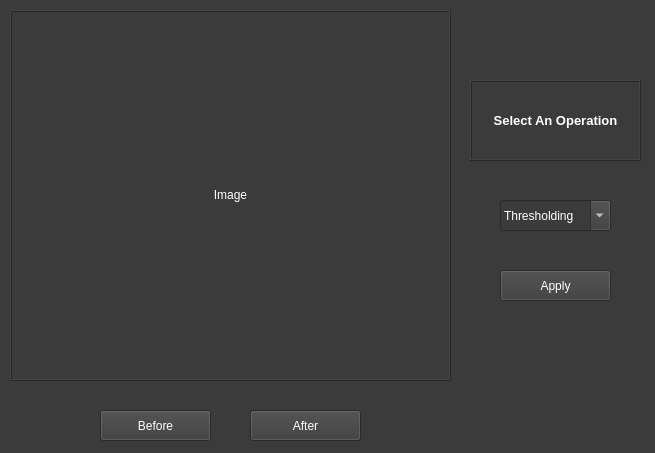
<?xml version="1.0" encoding="UTF-8"?>
<ui version="4.0">
 <class>imgsWindow</class>
 <widget class="QMainWindow" name="imgsWindow">
  <property name="geometry">
   <rect>
    <x>0</x>
    <y>0</y>
    <width>655</width>
    <height>453</height>
   </rect>
  </property>
  <property name="windowTitle">
   <string>MainWindow</string>
  </property>
  <property name="styleSheet">
   <string notr="true">background-color: rgb(59, 59, 59);</string>
  </property>
  <widget class="QWidget" name="centralwidget">
   <widget class="QLabel" name="TextLabel_2">
    <property name="geometry">
     <rect>
      <x>470</x>
      <y>80</y>
      <width>171</width>
      <height>81</height>
     </rect>
    </property>
    <property name="font">
     <font>
      <family>Arial</family>
      <pointsize>10</pointsize>
      <bold>true</bold>
     </font>
    </property>
    <property name="acceptDrops">
     <bool>false</bool>
    </property>
    <property name="frameShape">
     <enum>QFrame::Box</enum>
    </property>
    <property name="frameShadow">
     <enum>QFrame::Raised</enum>
    </property>
    <property name="text">
     <string>&lt;html&gt;&lt;head/&gt;&lt;body&gt;&lt;p&gt;&lt;span style=&quot; color:#ffffff;&quot;&gt;Select An Operation&lt;/span&gt;&lt;/p&gt;&lt;/body&gt;&lt;/html&gt;</string>
    </property>
    <property name="alignment">
     <set>Qt::AlignCenter</set>
    </property>
   </widget>
   <widget class="QLabel" name="ImageLabel_2">
    <property name="geometry">
     <rect>
      <x>10</x>
      <y>10</y>
      <width>441</width>
      <height>371</height>
     </rect>
    </property>
    <property name="frameShape">
     <enum>QFrame::Box</enum>
    </property>
    <property name="frameShadow">
     <enum>QFrame::Raised</enum>
    </property>
    <property name="lineWidth">
     <number>1</number>
    </property>
    <property name="text">
     <string>&lt;html&gt;&lt;head/&gt;&lt;body&gt;&lt;p&gt;&lt;span style=&quot; color:#ffffff;&quot;&gt;Image&lt;/span&gt;&lt;/p&gt;&lt;/body&gt;&lt;/html&gt;</string>
    </property>
    <property name="alignment">
     <set>Qt::AlignCenter</set>
    </property>
    <property name="margin">
     <number>10</number>
    </property>
   </widget>
   <widget class="QPushButton" name="ImageButton_3">
    <property name="enabled">
     <bool>true</bool>
    </property>
    <property name="geometry">
     <rect>
      <x>100</x>
      <y>410</y>
      <width>111</width>
      <height>31</height>
     </rect>
    </property>
    <property name="palette">
     <palette>
      <active>
       <colorrole role="WindowText">
        <brush brushstyle="SolidPattern">
         <color alpha="255">
          <red>255</red>
          <green>255</green>
          <blue>255</blue>
         </color>
        </brush>
       </colorrole>
       <colorrole role="Button">
        <brush brushstyle="SolidPattern">
         <color alpha="255">
          <red>59</red>
          <green>59</green>
          <blue>59</blue>
         </color>
        </brush>
       </colorrole>
       <colorrole role="Text">
        <brush brushstyle="SolidPattern">
         <color alpha="255">
          <red>255</red>
          <green>255</green>
          <blue>255</blue>
         </color>
        </brush>
       </colorrole>
       <colorrole role="ButtonText">
        <brush brushstyle="SolidPattern">
         <color alpha="255">
          <red>255</red>
          <green>255</green>
          <blue>255</blue>
         </color>
        </brush>
       </colorrole>
       <colorrole role="Base">
        <brush brushstyle="SolidPattern">
         <color alpha="255">
          <red>59</red>
          <green>59</green>
          <blue>59</blue>
         </color>
        </brush>
       </colorrole>
       <colorrole role="Window">
        <brush brushstyle="SolidPattern">
         <color alpha="255">
          <red>59</red>
          <green>59</green>
          <blue>59</blue>
         </color>
        </brush>
       </colorrole>
       <colorrole role="PlaceholderText">
        <brush brushstyle="SolidPattern">
         <color alpha="128">
          <red>255</red>
          <green>255</green>
          <blue>255</blue>
         </color>
        </brush>
       </colorrole>
      </active>
      <inactive>
       <colorrole role="WindowText">
        <brush brushstyle="SolidPattern">
         <color alpha="255">
          <red>255</red>
          <green>255</green>
          <blue>255</blue>
         </color>
        </brush>
       </colorrole>
       <colorrole role="Button">
        <brush brushstyle="SolidPattern">
         <color alpha="255">
          <red>59</red>
          <green>59</green>
          <blue>59</blue>
         </color>
        </brush>
       </colorrole>
       <colorrole role="Text">
        <brush brushstyle="SolidPattern">
         <color alpha="255">
          <red>255</red>
          <green>255</green>
          <blue>255</blue>
         </color>
        </brush>
       </colorrole>
       <colorrole role="ButtonText">
        <brush brushstyle="SolidPattern">
         <color alpha="255">
          <red>255</red>
          <green>255</green>
          <blue>255</blue>
         </color>
        </brush>
       </colorrole>
       <colorrole role="Base">
        <brush brushstyle="SolidPattern">
         <color alpha="255">
          <red>59</red>
          <green>59</green>
          <blue>59</blue>
         </color>
        </brush>
       </colorrole>
       <colorrole role="Window">
        <brush brushstyle="SolidPattern">
         <color alpha="255">
          <red>59</red>
          <green>59</green>
          <blue>59</blue>
         </color>
        </brush>
       </colorrole>
       <colorrole role="PlaceholderText">
        <brush brushstyle="SolidPattern">
         <color alpha="128">
          <red>255</red>
          <green>255</green>
          <blue>255</blue>
         </color>
        </brush>
       </colorrole>
      </inactive>
      <disabled>
       <colorrole role="WindowText">
        <brush brushstyle="SolidPattern">
         <color alpha="255">
          <red>255</red>
          <green>255</green>
          <blue>255</blue>
         </color>
        </brush>
       </colorrole>
       <colorrole role="Button">
        <brush brushstyle="SolidPattern">
         <color alpha="255">
          <red>59</red>
          <green>59</green>
          <blue>59</blue>
         </color>
        </brush>
       </colorrole>
       <colorrole role="Text">
        <brush brushstyle="SolidPattern">
         <color alpha="255">
          <red>255</red>
          <green>255</green>
          <blue>255</blue>
         </color>
        </brush>
       </colorrole>
       <colorrole role="ButtonText">
        <brush brushstyle="SolidPattern">
         <color alpha="255">
          <red>255</red>
          <green>255</green>
          <blue>255</blue>
         </color>
        </brush>
       </colorrole>
       <colorrole role="Base">
        <brush brushstyle="SolidPattern">
         <color alpha="255">
          <red>59</red>
          <green>59</green>
          <blue>59</blue>
         </color>
        </brush>
       </colorrole>
       <colorrole role="Window">
        <brush brushstyle="SolidPattern">
         <color alpha="255">
          <red>59</red>
          <green>59</green>
          <blue>59</blue>
         </color>
        </brush>
       </colorrole>
       <colorrole role="PlaceholderText">
        <brush brushstyle="SolidPattern">
         <color alpha="128">
          <red>255</red>
          <green>255</green>
          <blue>255</blue>
         </color>
        </brush>
       </colorrole>
      </disabled>
     </palette>
    </property>
    <property name="font">
     <font>
      <family>Arial</family>
      <pointsize>9</pointsize>
     </font>
    </property>
    <property name="acceptDrops">
     <bool>true</bool>
    </property>
    <property name="autoFillBackground">
     <bool>false</bool>
    </property>
    <property name="styleSheet">
     <string notr="true">color: rgb(255, 255, 255);</string>
    </property>
    <property name="text">
     <string>Before</string>
    </property>
   </widget>
   <widget class="QPushButton" name="ImageButton_4">
    <property name="enabled">
     <bool>true</bool>
    </property>
    <property name="geometry">
     <rect>
      <x>250</x>
      <y>410</y>
      <width>111</width>
      <height>31</height>
     </rect>
    </property>
    <property name="palette">
     <palette>
      <active>
       <colorrole role="WindowText">
        <brush brushstyle="SolidPattern">
         <color alpha="255">
          <red>255</red>
          <green>255</green>
          <blue>255</blue>
         </color>
        </brush>
       </colorrole>
       <colorrole role="Button">
        <brush brushstyle="SolidPattern">
         <color alpha="255">
          <red>59</red>
          <green>59</green>
          <blue>59</blue>
         </color>
        </brush>
       </colorrole>
       <colorrole role="Text">
        <brush brushstyle="SolidPattern">
         <color alpha="255">
          <red>255</red>
          <green>255</green>
          <blue>255</blue>
         </color>
        </brush>
       </colorrole>
       <colorrole role="ButtonText">
        <brush brushstyle="SolidPattern">
         <color alpha="255">
          <red>255</red>
          <green>255</green>
          <blue>255</blue>
         </color>
        </brush>
       </colorrole>
       <colorrole role="Base">
        <brush brushstyle="SolidPattern">
         <color alpha="255">
          <red>59</red>
          <green>59</green>
          <blue>59</blue>
         </color>
        </brush>
       </colorrole>
       <colorrole role="Window">
        <brush brushstyle="SolidPattern">
         <color alpha="255">
          <red>59</red>
          <green>59</green>
          <blue>59</blue>
         </color>
        </brush>
       </colorrole>
       <colorrole role="PlaceholderText">
        <brush brushstyle="SolidPattern">
         <color alpha="128">
          <red>255</red>
          <green>255</green>
          <blue>255</blue>
         </color>
        </brush>
       </colorrole>
      </active>
      <inactive>
       <colorrole role="WindowText">
        <brush brushstyle="SolidPattern">
         <color alpha="255">
          <red>255</red>
          <green>255</green>
          <blue>255</blue>
         </color>
        </brush>
       </colorrole>
       <colorrole role="Button">
        <brush brushstyle="SolidPattern">
         <color alpha="255">
          <red>59</red>
          <green>59</green>
          <blue>59</blue>
         </color>
        </brush>
       </colorrole>
       <colorrole role="Text">
        <brush brushstyle="SolidPattern">
         <color alpha="255">
          <red>255</red>
          <green>255</green>
          <blue>255</blue>
         </color>
        </brush>
       </colorrole>
       <colorrole role="ButtonText">
        <brush brushstyle="SolidPattern">
         <color alpha="255">
          <red>255</red>
          <green>255</green>
          <blue>255</blue>
         </color>
        </brush>
       </colorrole>
       <colorrole role="Base">
        <brush brushstyle="SolidPattern">
         <color alpha="255">
          <red>59</red>
          <green>59</green>
          <blue>59</blue>
         </color>
        </brush>
       </colorrole>
       <colorrole role="Window">
        <brush brushstyle="SolidPattern">
         <color alpha="255">
          <red>59</red>
          <green>59</green>
          <blue>59</blue>
         </color>
        </brush>
       </colorrole>
       <colorrole role="PlaceholderText">
        <brush brushstyle="SolidPattern">
         <color alpha="128">
          <red>255</red>
          <green>255</green>
          <blue>255</blue>
         </color>
        </brush>
       </colorrole>
      </inactive>
      <disabled>
       <colorrole role="WindowText">
        <brush brushstyle="SolidPattern">
         <color alpha="255">
          <red>255</red>
          <green>255</green>
          <blue>255</blue>
         </color>
        </brush>
       </colorrole>
       <colorrole role="Button">
        <brush brushstyle="SolidPattern">
         <color alpha="255">
          <red>59</red>
          <green>59</green>
          <blue>59</blue>
         </color>
        </brush>
       </colorrole>
       <colorrole role="Text">
        <brush brushstyle="SolidPattern">
         <color alpha="255">
          <red>255</red>
          <green>255</green>
          <blue>255</blue>
         </color>
        </brush>
       </colorrole>
       <colorrole role="ButtonText">
        <brush brushstyle="SolidPattern">
         <color alpha="255">
          <red>255</red>
          <green>255</green>
          <blue>255</blue>
         </color>
        </brush>
       </colorrole>
       <colorrole role="Base">
        <brush brushstyle="SolidPattern">
         <color alpha="255">
          <red>59</red>
          <green>59</green>
          <blue>59</blue>
         </color>
        </brush>
       </colorrole>
       <colorrole role="Window">
        <brush brushstyle="SolidPattern">
         <color alpha="255">
          <red>59</red>
          <green>59</green>
          <blue>59</blue>
         </color>
        </brush>
       </colorrole>
       <colorrole role="PlaceholderText">
        <brush brushstyle="SolidPattern">
         <color alpha="128">
          <red>255</red>
          <green>255</green>
          <blue>255</blue>
         </color>
        </brush>
       </colorrole>
      </disabled>
     </palette>
    </property>
    <property name="font">
     <font>
      <family>Arial</family>
      <pointsize>9</pointsize>
     </font>
    </property>
    <property name="acceptDrops">
     <bool>true</bool>
    </property>
    <property name="autoFillBackground">
     <bool>false</bool>
    </property>
    <property name="styleSheet">
     <string notr="true">color: rgb(255, 255, 255);</string>
    </property>
    <property name="text">
     <string>After</string>
    </property>
   </widget>
   <widget class="QComboBox" name="comboBox">
    <property name="geometry">
     <rect>
      <x>500</x>
      <y>200</y>
      <width>111</width>
      <height>31</height>
     </rect>
    </property>
    <property name="font">
     <font>
      <family>Arial</family>
     </font>
    </property>
    <property name="styleSheet">
     <string notr="true">color: rgb(255, 255, 255);</string>
    </property>
    <property name="editable">
     <bool>true</bool>
    </property>
    <property name="currentText">
     <string>Thresholding</string>
    </property>
    <item>
     <property name="text">
      <string>Thresholding</string>
     </property>
    </item>
    <item>
     <property name="text">
      <string>Histogram Eqz</string>
     </property>
    </item>
    <item>
     <property name="text">
      <string>Averaging Filter</string>
     </property>
    </item>
    <item>
     <property name="text">
      <string>Laplacian</string>
     </property>
    </item>
   </widget>
   <widget class="QPushButton" name="ContinueButton_2">
    <property name="enabled">
     <bool>true</bool>
    </property>
    <property name="geometry">
     <rect>
      <x>500</x>
      <y>270</y>
      <width>111</width>
      <height>31</height>
     </rect>
    </property>
    <property name="palette">
     <palette>
      <active>
       <colorrole role="WindowText">
        <brush brushstyle="SolidPattern">
         <color alpha="255">
          <red>0</red>
          <green>0</green>
          <blue>0</blue>
         </color>
        </brush>
       </colorrole>
       <colorrole role="Button">
        <brush brushstyle="SolidPattern">
         <color alpha="255">
          <red>59</red>
          <green>59</green>
          <blue>59</blue>
         </color>
        </brush>
       </colorrole>
       <colorrole role="ButtonText">
        <brush brushstyle="SolidPattern">
         <color alpha="255">
          <red>255</red>
          <green>255</green>
          <blue>255</blue>
         </color>
        </brush>
       </colorrole>
       <colorrole role="Base">
        <brush brushstyle="SolidPattern">
         <color alpha="255">
          <red>59</red>
          <green>59</green>
          <blue>59</blue>
         </color>
        </brush>
       </colorrole>
       <colorrole role="Window">
        <brush brushstyle="SolidPattern">
         <color alpha="255">
          <red>59</red>
          <green>59</green>
          <blue>59</blue>
         </color>
        </brush>
       </colorrole>
      </active>
      <inactive>
       <colorrole role="WindowText">
        <brush brushstyle="SolidPattern">
         <color alpha="255">
          <red>0</red>
          <green>0</green>
          <blue>0</blue>
         </color>
        </brush>
       </colorrole>
       <colorrole role="Button">
        <brush brushstyle="SolidPattern">
         <color alpha="255">
          <red>59</red>
          <green>59</green>
          <blue>59</blue>
         </color>
        </brush>
       </colorrole>
       <colorrole role="ButtonText">
        <brush brushstyle="SolidPattern">
         <color alpha="255">
          <red>255</red>
          <green>255</green>
          <blue>255</blue>
         </color>
        </brush>
       </colorrole>
       <colorrole role="Base">
        <brush brushstyle="SolidPattern">
         <color alpha="255">
          <red>59</red>
          <green>59</green>
          <blue>59</blue>
         </color>
        </brush>
       </colorrole>
       <colorrole role="Window">
        <brush brushstyle="SolidPattern">
         <color alpha="255">
          <red>59</red>
          <green>59</green>
          <blue>59</blue>
         </color>
        </brush>
       </colorrole>
      </inactive>
      <disabled>
       <colorrole role="Button">
        <brush brushstyle="SolidPattern">
         <color alpha="255">
          <red>59</red>
          <green>59</green>
          <blue>59</blue>
         </color>
        </brush>
       </colorrole>
       <colorrole role="Base">
        <brush brushstyle="SolidPattern">
         <color alpha="255">
          <red>59</red>
          <green>59</green>
          <blue>59</blue>
         </color>
        </brush>
       </colorrole>
       <colorrole role="Window">
        <brush brushstyle="SolidPattern">
         <color alpha="255">
          <red>59</red>
          <green>59</green>
          <blue>59</blue>
         </color>
        </brush>
       </colorrole>
      </disabled>
     </palette>
    </property>
    <property name="font">
     <font>
      <family>Arial</family>
      <pointsize>9</pointsize>
     </font>
    </property>
    <property name="acceptDrops">
     <bool>true</bool>
    </property>
    <property name="autoFillBackground">
     <bool>false</bool>
    </property>
    <property name="text">
     <string>Apply</string>
    </property>
   </widget>
  </widget>
 </widget>
 <resources/>
 <connections/>
</ui>
